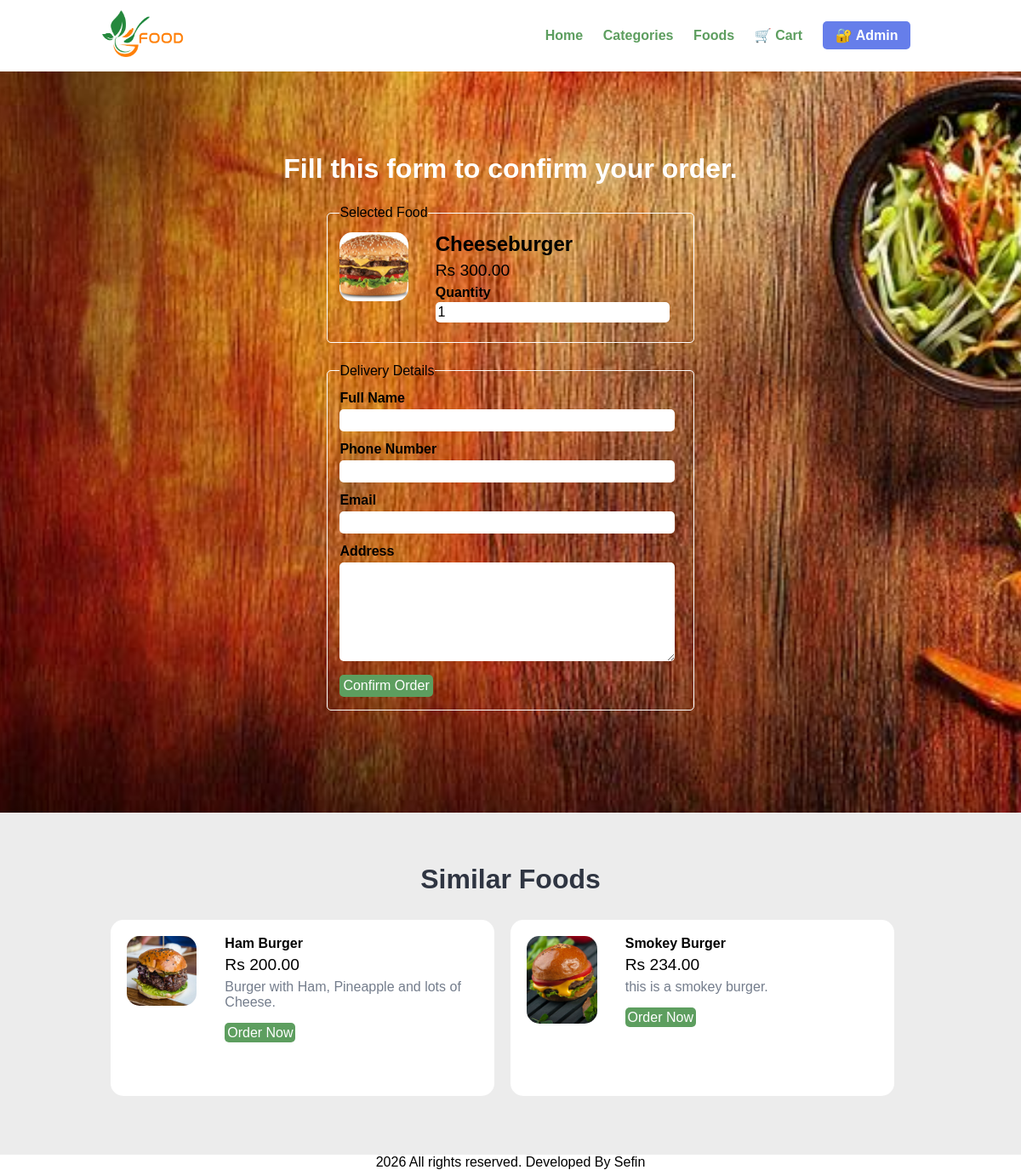
The app's page /onlinefood-order/order.php?food_id=10 with its own data.
### tables this page shows
CREATE TABLE `tbl_food` (
  `id` int(10) UNSIGNED NOT NULL,
  `title` varchar(100) NOT NULL,
  `description` text NOT NULL,
  `price` decimal(10,2) NOT NULL,
  `image_name` varchar(255) NOT NULL,
  `category_id` int(10) UNSIGNED NOT NULL,
  `featured` varchar(10) NOT NULL,
  `active` varchar(10) NOT NULL
);

### onlinefood-order/order.php (the view, shortened to what this page needs)
<?php include('partials-front/menu.php'); ?>
<?php
if (isset($_GET['food_id']) && is_numeric($_GET['food_id'])) {
    $food_id = intval($_GET['food_id']);
    $sql = "SELECT * FROM tbl_food WHERE id = $food_id";
    $res = mysqli_query($conn, $sql);
    if (mysqli_num_rows($res) === 1) {
        $row = mysqli_fetch_assoc($res);
        $title = $row['title'];
        $price = $row['price'];
        $image_name = $row['image_name'];
    } else {
        header('location:' . SITEURL);
        exit;
    }
} else {
    header('location:' . SITEURL);
    exit;
}
?>
<section class="food-search2">
    <div class="container">
        <h2 class="text-center text-white">Fill this form to confirm your order.</h2>
        <form action="" method="POST" class="order">
            <fieldset>
                <legend>Selected Food</legend>
                <div class="food-menu-img">
                    <?php
                    if ($image_name == "") {
                        echo "<div class='error'>Image not Available.</div>";
                    } else {
                    ?>
                        <img src="<?php echo SITEURL; ?>images/food/<?php echo $image_name; ?>"
                             class="img-responsive img-curve">
                    <?php } ?>
                </div>
                <div class="food-menu-desc">
                    <h3><?php echo htmlspecialchars($title); ?></h3>
                    <p class="food-price">Rs <?php echo $price; ?></p>
                    <div class="order-label">Quantity</div>
                    <input type="number" name="qty" value="1" min="1" max="10"
                           class="input-responsive" required>
                </div>
            </fieldset>
            <fieldset>
                <legend>Delivery Details</legend>
                <div class="order-label">Full Name</div>
                <input type="text" name="full_name" required class="input-responsive">
                <div class="order-label">Phone Number</div>
                <input type="text" name="contact" pattern="\d{10}" maxlength="10"
                       class="input-responsive" required>
                <div class="order-label">Email</div>
                <input type="email" name="email" class="input-responsive" required>
                <div class="order-label">Address</div>
                <textarea name="address" rows="6"
                          class="input-responsive" required></textarea>
                <input type="submit" name="submit" value="Confirm Order"
                       class="btn btn-primary">
            </fieldset>
        </form>
    </div>
</section>
<?php
$cat_sql = "SELECT category_id FROM tbl_food WHERE id = $food_id";
$cat_res = mysqli_query($conn, $cat_sql);
$cat_row = mysqli_fetch_assoc($cat_res);
$category_id = $cat_row['category_id'];
$similar_sql = "SELECT * FROM tbl_food
                WHERE category_id = $category_id
                AND id != $food_id";
$similar_res = mysqli_query($conn, $similar_sql);
if (mysqli_num_rows($similar_res) > 0) {
?>
<section class="food-menu">
    <div class="container">
        <h2 class="text-center">Similar Foods</h2>
        <?php while ($row = mysqli_fetch_assoc($similar_res)) { ?>
            <div class="food-menu-box">
                <div class="food-menu-img">
                    <?php if ($row['image_name']) { ?>
                        <img src="<?php echo SITEURL; ?>images/food/<?php echo $row['image_name']; ?>"
                             class="img-responsive img-curve">
                    <?php } ?>
                </div>
                <div class="food-menu-desc">
                    <h4><?php echo htmlspecialchars($row['title']); ?></h4>
                    <p class="food-price">Rs <?php echo $row['price']; ?></p>
                    <p class="food-detail"><?php echo $row['description']; ?></p>
                    <br>
                    <a href="<?php echo SITEURL; ?>order.php?food_id=<?php echo $row['id']; ?>"
                       class="btn btn-primary">Order Now</a>
                </div>
            </div>
        <?php } ?>
    </div>
</section>
<?php } ?>
<?php include('partials-front/footer.php'); ?>

### onlinefood-order/css/style.css (style rules this page uses)
* { margin: 0 0; padding: 0 0; font-family: Arial, Helvetica, sans-serif; }
.container { width: 80%; margin: 0 auto; padding: 1%; overflow: hidden; }
.img-responsive { width: 100%; }
.img-curve { border-radius: 15px; }
.text-center { text-align: center; }
.text-white { color: white; }
a { color: #5d9e5f; text-decoration: none; }
.btn { padding: 1%; border: none; font-size: 1rem; border-radius: 5px; }
.btn-primary { background-color: #5d9e5f; color: white; cursor: pointer; margin-right: 10px; }
h2 { color: #2f3542; font-size: 2rem; margin-bottom: 2%; }
h3 { font-size: 1.5rem; }
fieldset { border: 1px solid white; margin: 5%; padding: 3%; border-radius: 5px; }
.food-search2 { background-image: url(../images/banner.jpg); background-size: cover; background-repeat: no-repeat; background-position: center; padding: 7% 0; }
.food-menu { background-color: #ececec; padding: 4% 0; }
.food-menu-box { width: 43%; margin: 1%; padding: 2%; float: left; background-color: white; border-radius: 15px; height: 169px; }
.food-menu-img { width: 20%; float: left; }
.food-menu-desc { width: 70%; float: left; margin-left: 8%; }
.food-price { font-size: 1.2rem; margin: 2% 0; }
.food-detail { font-size: 1rem; color: #747d8c; }
.order { width: 50%; margin: 0 auto; }
.input-responsive { width: 96%; padding: 1%; margin-bottom: 3%; border: none; border-radius: 5px; font-size: 1rem; }
.order-label { margin-bottom: 1%; font-weight: bold; }

### records on screen
tbl_food: image_name (picture), title "Cheeseburger", price "300.00"
tbl_food: image_name (picture), title "Ham Burger", price "200.00", description "Burger with Ham, Pineapple and lots of Cheese."
tbl_food: image_name (picture), title "Smokey Burger", price "234.00", description "this is a smokey burger."
